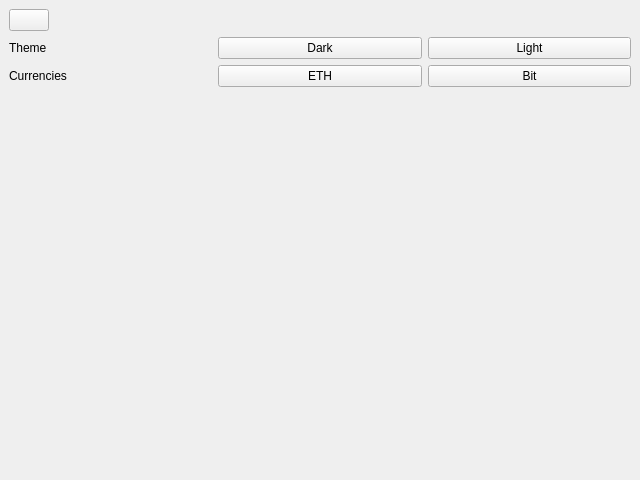
<?xml version="1.0" encoding="UTF-8"?>
<ui version="4.0">
 <class>SettingsWindow</class>
 <widget class="QMainWindow" name="SettingsWindow">
  <property name="geometry">
   <rect>
    <x>0</x>
    <y>0</y>
    <width>640</width>
    <height>480</height>
   </rect>
  </property>
  <property name="windowTitle">
   <string>MainWindow</string>
  </property>
  <widget class="QWidget" name="centralwidget">
   <layout class="QGridLayout" name="gridLayout">
    <item row="3" column="0">
     <spacer name="verticalSpacer">
      <property name="orientation">
       <enum>Qt::Vertical</enum>
      </property>
      <property name="sizeHint" stdset="0">
       <size>
        <width>20</width>
        <height>40</height>
       </size>
      </property>
     </spacer>
    </item>
    <item row="1" column="0">
     <layout class="QVBoxLayout" name="verticalLayout">
      <item>
       <layout class="QHBoxLayout" name="horizontalLayout_3">
        <property name="bottomMargin">
         <number>0</number>
        </property>
        <item>
         <widget class="QPushButton" name="pushButton_5">
          <property name="text">
           <string/>
          </property>
          <property name="icon">
           <iconset resource="../asset/images.qrc">
            <normaloff>:/images/homeIcon.png</normaloff>:/images/homeIcon.png</iconset>
          </property>
         </widget>
        </item>
        <item>
         <spacer name="horizontalSpacer">
          <property name="orientation">
           <enum>Qt::Horizontal</enum>
          </property>
          <property name="sizeHint" stdset="0">
           <size>
            <width>40</width>
            <height>20</height>
           </size>
          </property>
         </spacer>
        </item>
       </layout>
      </item>
      <item>
       <layout class="QHBoxLayout" name="horizontalLayout">
        <item>
         <widget class="QLabel" name="label">
          <property name="text">
           <string>Theme</string>
          </property>
         </widget>
        </item>
        <item>
         <widget class="QPushButton" name="pushButton">
          <property name="text">
           <string>Dark</string>
          </property>
         </widget>
        </item>
        <item>
         <widget class="QPushButton" name="pushButton_2">
          <property name="text">
           <string>Light</string>
          </property>
         </widget>
        </item>
       </layout>
      </item>
      <item>
       <layout class="QHBoxLayout" name="horizontalLayout_2">
        <item>
         <widget class="QLabel" name="label_2">
          <property name="text">
           <string>Currencies</string>
          </property>
         </widget>
        </item>
        <item>
         <widget class="QPushButton" name="pushButton_3">
          <property name="text">
           <string>ETH</string>
          </property>
         </widget>
        </item>
        <item>
         <widget class="QPushButton" name="pushButton_4">
          <property name="text">
           <string>Bit</string>
          </property>
         </widget>
        </item>
       </layout>
      </item>
     </layout>
    </item>
   </layout>
  </widget>
 </widget>
 <resources>
  <include location="../asset/images.qrc"/>
 </resources>
 <connections/>
</ui>
